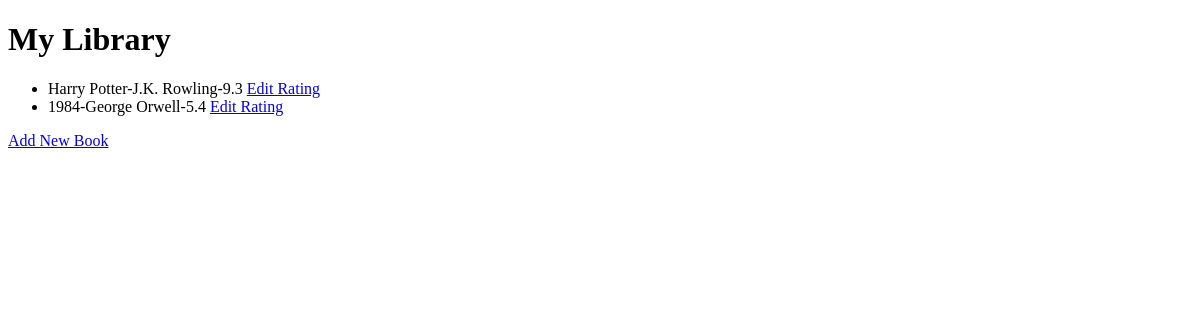
Before: / with the older database file.
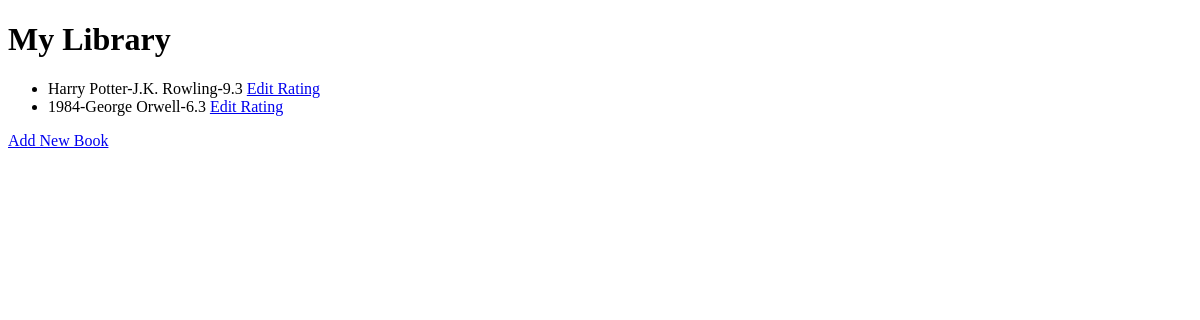
After: the same page with the newer database file.
### main.py (models this page shows, shortened)
class Book(db.Model):
    id: Mapped[int] = mapped_column(Integer, primary_key=True)
    title: Mapped[str] = mapped_column(String(250), unique=True, nullable=False)
    author: Mapped[str] = mapped_column(String(250), nullable=False)
    rating: Mapped[float] = mapped_column(Float, nullable=False)

### main.py (the view)
@app.route('/')
def home():
    books = Book.query.all()
    return render_template("index.html", books=books)

### templates/index.html (shortened to what this page needs)
<!DOCTYPE html>
<html lang="en">
  <head>
  </head>
  <body>
    <h1>My Library</h1>
    {% if books %}
    <ul>
      {% for book in books %}
      <li> {{ book.title }}-{{ book.author }}-{{ book.rating }} <a href="{{ url_for('edit', id=book.id) }}">Edit Rating</a>
      {% endfor %}
    </ul>
    {% else %}
    <h1>No Books</h1>
    {% endif %}
    <a href="{{ url_for('add') }}">Add New Book</a>
  </body>
</html>

Changed rows visible on the page:
changed Book "George Orwell": rating "5.4" → "6.3"
